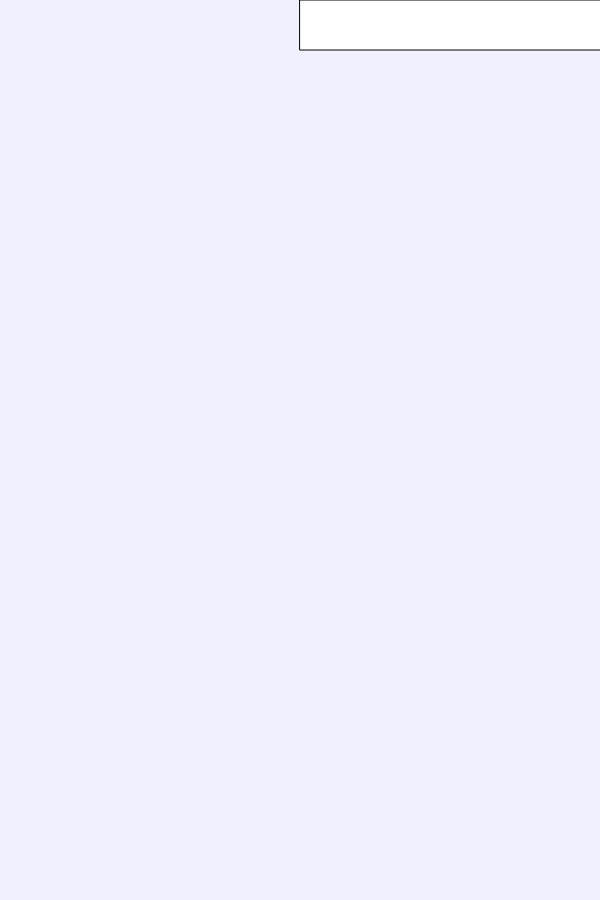
Frame 1 (no input)
Frame 60 (no input): identical to frame 1, image omitted
Frame 120 (the mouse pressed at the canvas centre since frame 60): identical to frame 1, image omitted

The p5.js sketch that drew this single still picture (run headless with seeded random() and noise() and a simulated clock; from frame 60 on, the mouse is pressed at the canvas centre):

// p5.js sketch
// ── sketch.js
const canvassize = 600;
  let rectwidth;
  let rectheight;
  let rectY;
  let rectX;

  let frames = 0;

function setup() {

  createCanvas(canvassize, canvassize * 1.5);
  rectwidth = canvassize;
  rectheight = 50;
  rectY = 0;

}

function draw() {
  background(240, 240, 255);

  rectWidth = frames % 200;
  rectX = canvassize/2 - rectWidth/2;
  rect(rectX, rectY, rectwidth, rectheight);


}
